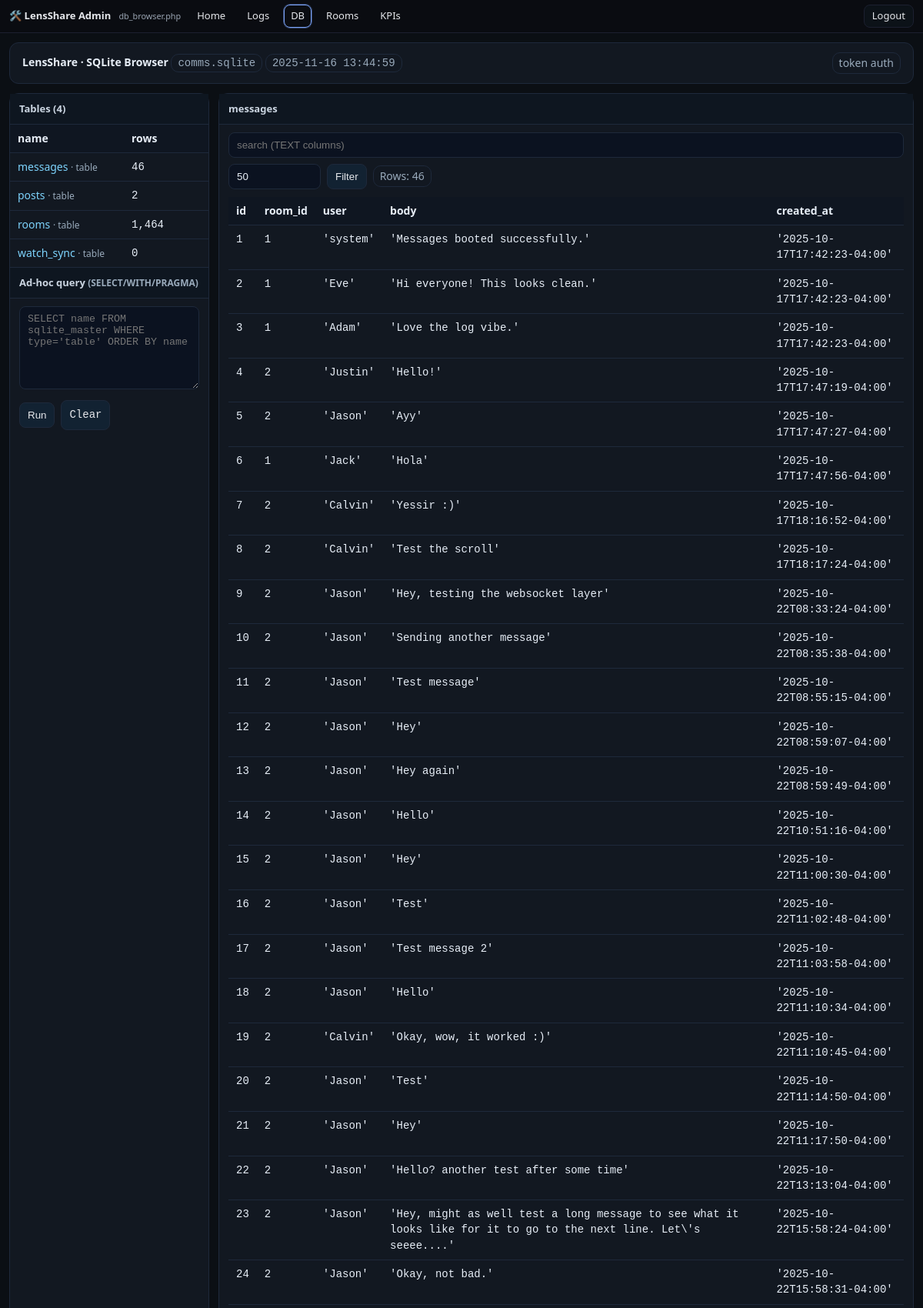
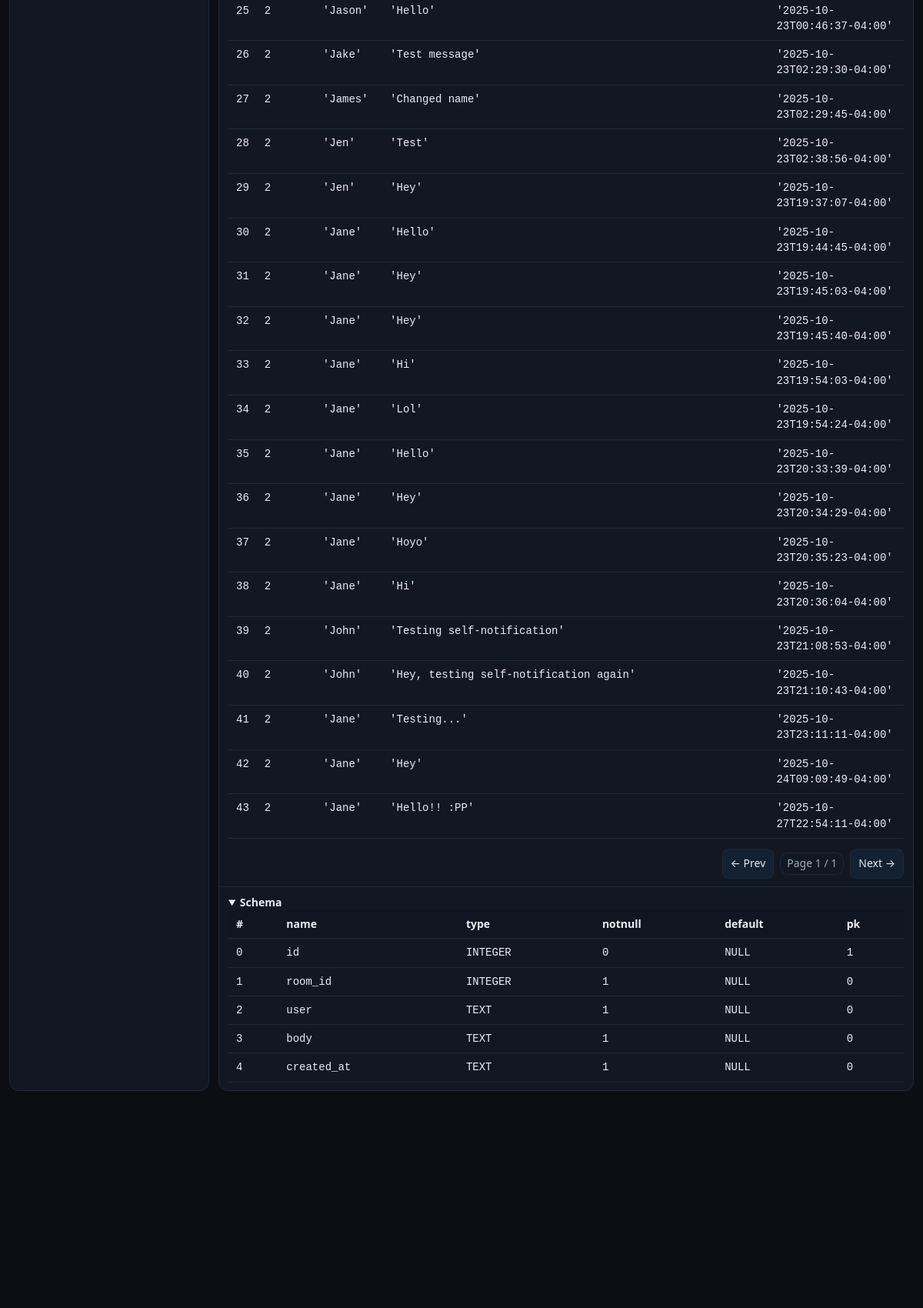
Screenshot of /comms/admin/db_browser.php?token=ajay-7c9f4f2f3a&table=messages&page=1 (signed in, upper part) with the database file from the repository (2 pictures, top to bottom).
### tables this page shows
CREATE TABLE messages (
       id INTEGER PRIMARY KEY AUTOINCREMENT,
       room_id INTEGER NOT NULL,
       user TEXT NOT NULL,
       body TEXT NOT NULL,
       created_at TEXT NOT NULL,
       FOREIGN KEY(room_id) REFERENCES rooms(id) ON DELETE CASCADE
     );

### comms/config.php (called while the page is built, shortened)
<?php
$brand = [
  'name'        => 'LensShare',
  'slug'        => 'lensshare',
  'brand_emoji' => '🙂💬',
  'chat_emoji'  => '🌈',
  'tagline'     => 'Publishing + Messages',
  'favicon'     => '/favicon.svg',
];

### comms/admin/db_browser.php (the view, shortened to what this page needs)
<?php
require_once __DIR__ . '/../config.php';
function h($s){ return htmlspecialchars((string)$s, ENT_QUOTES | ENT_SUBSTITUTE, 'UTF-8'); }
$TOKEN = $_GET['token'] ?? '';
$pdo = new PDO('sqlite:' . DB_PATH, null, null, [
  PDO::ATTR_ERRMODE => PDO::ERRMODE_EXCEPTION,
  PDO::ATTR_DEFAULT_FETCH_MODE => PDO::FETCH_ASSOC,
  PDO::ATTR_EMULATE_PREPARES => false,
]);
$pdo->query('PRAGMA foreign_keys=ON');
$pdo->query('PRAGMA busy_timeout=2000');
$PAGE_SIZE_DEFAULT = 50; $PAGE_SIZE_MAX = 500;
$table    = isset($_GET['table']) ? preg_replace('/[^\w.]/','', $_GET['table']) : '';
$page     = max(1, (int)($_GET['page'] ?? 1));
$pagesize = min($PAGE_SIZE_MAX, max(1, (int)($_GET['pagesize'] ?? $PAGE_SIZE_DEFAULT)));
$offset   = ($page-1)*$pagesize;
$sqlFree  = trim((string)($_GET['sql'] ?? ''));
function preserve($extra = []){
  $keep = ['token','table','q','pagesize','page'];
  $out = [];
  foreach ($keep as $k) if (isset($_GET[$k])) $out[$k] = $_GET[$k];
  foreach ($extra as $k=>$v) $out[$k] = $v;
  return '?' . http_build_query($out);
}
$tables = $pdo->query("SELECT name, type FROM sqlite_master WHERE type IN ('table','view') AND name NOT LIKE 'sqlite_%' ORDER BY name")->fetchAll();
$counts = [];
foreach ($tables as $t) {
  try { $counts[$t['name']] = (int)$pdo->query("SELECT COUNT(*) FROM \"{$t['name']}\"")->fetchColumn(); }
  catch(Throwable $e){ $counts[$t['name']] = null; }
}
$schema = []; $indexes = [];
$rows = []; $cols = []; $rowCount = null;
if ($table !== '') {
  try {
    $schema  = $pdo->query("PRAGMA table_info(\"$table\")")->fetchAll();
    $rowCount = (int)$pdo->query("SELECT COUNT(*) FROM \"$table\"")->fetchColumn();
    $where=''; $params=[];
    $sql = "SELECT * FROM \"$table\" $where LIMIT :lim OFFSET :off";
    $stmt = $pdo->prepare($sql);
    $stmt->bindValue(':lim',$pagesize,PDO::PARAM_INT);
    $stmt->bindValue(':off',$offset,PDO::PARAM_INT);
    $stmt->execute();
    $rows = $stmt->fetchAll();
    if ($rows) $cols = array_keys($rows[0]);
  } catch(Throwable $e){
    $rows=[]; $schema=[]; $indexes=[]; $rowCount=null;
  }
}
$now = date('Y-m-d H:i:s');
?>
<!doctype html>
<html>
<head>
</head>
<body>
<div class="page">
<?php
require_once __DIR__ . '/_topnav_admin.php';
render_admin_topnav([
  'token'    => $_GET['token'] ?? ($TOKEN ?? '')
]);
?>
<div class="wrap">
  <div class="card header">
    <div>
      <strong><?= $brand['name'] ?> · SQLite Browser</strong>
      <span class="badge mono"><?=h(basename(DB_PATH))?></span>
      <span class="badge mono"><?=h($now)?></span>
    </div>
    <div class="badge">token auth</div>
  </div>
  <div class="grid">
    <div class="panel">
      <h3>Tables (<?=count($tables)?>)</h3>
      <div class="section list" style="padding:0">
        <table>
          <thead><tr><th>name</th><th style="width:110px">rows</th></tr></thead>
          <tbody>
          <?php foreach($tables as $t): ?>
            <tr>
              <td>
                <a href="<?=h(preserve(['table'=>$t['name'],'page'=>1]))?>"><?=h($t['name'])?></a>
                <span class="note"> · <?=h($t['type'])?></span>
              </td>
              <td class="mono"><?= isset($counts[$t['name']]) ? number_format((int)$counts[$t['name']]) : '—' ?></td>
            </tr>
          <?php endforeach; ?>
          </tbody>
        </table>
      </div>
      <h3>Ad-hoc query <span class="note">(SELECT/WITH/PRAGMA)</span></h3>
      <div class="section">
        <form method="get" class="mono">
          <textarea class="input" name="sql" rows="6" placeholder="SELECT name FROM sqlite_master WHERE type='table' ORDER BY name"><?=h($sqlFree)?></textarea>
          <div style="display:flex;gap:8px;align-items:center;margin-top:8px">
            <button class="btn" type="submit">Run</button>
            <a class="btn" href="<?=h(preserve(['sql'=>null]))?>">Clear</a>
          </div>
        </form>
      </div>
    </div>
    <div class="panel right-panel">
      <?php if ($table===''): ?>
        <h3>Viewer</h3>
        <div class="section note">Select a table on the left to browse rows and schema.</div>
      <?php else: ?>
        <h3><?=h($table)?></h3>
        <div class="section" style="padding-bottom:0">
          <form method="get" style="display:flex;gap:8px;flex-wrap:wrap;align-items:center">
            <input class="input" type="text" name="q" value="<?=h($q)?>" placeholder="search (TEXT columns)">
            <input class="input" style="max-width:120px" type="number" min="1" name="pagesize" value="<?=h($pagesize)?>" title="rows per page">
            <button class="btn" type="submit">Filter</button>
            <?php if ($rowCount!==null): ?><span class="badge">Rows: <?=number_format($rowCount)?></span><?php endif; ?>
          </form>
        </div>
        <div class="section" style="overflow:auto; max-height:55vh">
          <table>
            <thead><tr><?php foreach($cols as $c) echo '<th>'.h($c).'</th>'; ?></tr></thead>
            <tbody>
            <?php foreach($rows as $r): ?>
              <tr><?php foreach($cols as $c): ?><td class="mono"><?=h(var_export($r[$c], true))?></td><?php endforeach; ?></tr>
            <?php endforeach; ?>
            </tbody>
          </table>
        </div>
        <?php
          $maxPage = $rowCount ? max(1, (int)ceil($rowCount / $pagesize)) : $page;
          $qs = function($p){ return preserve(['page'=>$p]); };
        ?>
        <div class="section" style="display:flex;gap:8px;justify-content:flex-end;align-items:center">
          <a class="btn" href="<?=h($qs(max(1,$page-1)))?>">&larr; Prev</a>
          <span class="badge">Page <?=h($page)?> / <?=h($maxPage)?></span>
          <a class="btn" href="<?=h($qs(min($maxPage,$page+1)))?>">Next &rarr;</a>
        </div>
        <div class="section" style="border-top:1px solid var(--border)">
          <details open>
            <summary><strong>Schema</strong></summary>
            <div style="overflow:auto">
              <table>
                <thead><tr><th>#</th><th>name</th><th>type</th><th>notnull</th><th>default</th><th>pk</th></tr></thead>
                <tbody>
                <?php foreach($schema as $c): ?>
                  <tr>
                    <td class="mono"><?=h($c['cid'])?></td>
                    <td class="mono"><?=h($c['name'])?></td>
                    <td class="mono"><?=h($c['type'])?></td>
                    <td class="mono"><?= (int)$c['notnull'] ? '1' : '0' ?></td>
                    <td class="mono"><?=h(var_export($c['dflt_value'], true))?></td>
                    <td class="mono"><?= (int)$c['pk'] ? '1' : '0' ?></td>
                  </tr>
                <?php endforeach; ?>
                </tbody>
              </table>
            </div>
          </details>
        </div>
      <?php endif; ?>
    </div>
  </div>
</div>
</div>
</body>
</html>

### comms/admin/_topnav_admin.php (shortened to what this page needs)
<?php
require_once __DIR__ . '/../config.php';
if (!defined('ADM_TOPNAV_LOADED')) {
  function _admtn_join_url($href, array $extraParams) {
    $parts = parse_url($href);
    $q = [];
    $q = array_merge($q, $extraParams);
    $query = http_build_query($q);
    $scheme = $parts['scheme'] ?? '';
    $host   = $parts['host']   ?? '';
    $port   = isset($parts['port']) ? ':' . $parts['port'] : '';
    $path   = $parts['path']   ?? '';
    $frag   = isset($parts['fragment']) ? '#' . $parts['fragment'] : '';
    $prefix = $scheme ? ($scheme . '://' . $host . $port) : '';
    return $prefix . $path . ($query ? ('?' . $query) : '') . $frag;
  }
  function render_admin_topnav(array $opts = []) {
    global $brand;
    $navBrand  = $opts['brand']  ?? $brand['name'] . ' Admin';
    $token     = (string)($opts['token'] ?? '');
    $links     = $opts['links']  ?? [
      ['label'=>'Home',     'href'=>'index.php'],
      ['label'=>'Logs',     'href'=>'log_browser.php'],
      ['label'=>'DB',      'href'=>'db_browser.php'],
      ['label'=>'Rooms',      'href'=>'room_links.php'],
      ['label'=>'KPIs',      'href'=>'kpi_dashboard.php'],
    ];
    $preserve  = $opts['preserve'] ?? ['room','db'];
    $sticky    = array_key_exists('sticky',$opts) ? (bool)$opts['sticky'] : true;
    $rightHTML = $opts['right_html'] ?? '';
    $isLoggedIn = !empty($_SESSION['is_admin']);
    if ($isLoggedIn) {
      $logoutHref = '/admin/index.php?logout=1';
      $logoutBtn  = '<a class="admtn__btn" href="'.$logoutHref.'" title="Sign out">Logout</a>';
      $rightHTML  = ($rightHTML ? $rightHTML.' ' : '') . $logoutBtn;
    }
    $self = $_SERVER['SCRIPT_NAME'] ?? '';
    $outLinks = [];
    foreach ($links as $L) {
      $label = htmlspecialchars($L['label'] ?? '', ENT_QUOTES, 'UTF-8');
      $href  = (string)($L['href'] ?? '#');
      $preserved = array_intersect_key($_GET, array_flip($preserve));
      $hrefFinal = _admtn_join_url($href, array_merge(['token'=>$token], $preserved));
      $isActive  = ($self && str_ends_with($self, parse_url($href, PHP_URL_PATH) ?? ''));
      $cls = 'href="'.$hrefFinal.'"'.($isActive ? ' class="is-active"' : '');
      $outLinks[] = "<a {$cls}>{$label}</a>";
    }
    $stickyCls = $sticky ? ' sticky' : '';
    echo '<div class="admtn-wrap"><nav class="admtn'.$stickyCls.'" role="navigation" aria-label="Admin thin navigation">';
    echo '  <div class="admtn__brand">🛠️ '.htmlspecialchars($navBrand,ENT_QUOTES,'UTF-8').' <small>'.htmlspecialchars(basename($self),ENT_QUOTES,'UTF-8').'</small></div>';
    echo '  <div class="admtn__links">'.implode('', $outLinks).'</div>';
    echo '  <div class="admtn__right">'.$rightHTML.'</div>';
    echo '</nav></div>';
  }
}

### comms/admin/db_browser.php (style rules this page uses)
:root { --bg:#0b0f14; --ink:#e7eef7; --mut:#9ab; --panel:#121821; --border:#1e293b; --chip:#1c2430; --acc:#7dd3fc; }
* { box-sizing:border-box }
body { margin:0;background:var(--bg);color:var(--ink);font:14px/1.45 system-ui,-apple-system,Segoe UI,Roboto }
html, body { height: 100%; }
.page { min-height: 100vh; display: flex; flex-direction: column; }
a { color:var(--acc);text-decoration:none }
.wrap { max-width:1200px;margin:0 auto;padding:12px }
.card { background:var(--panel);border:1px solid var(--border);border-radius:12px;overflow:hidden;margin-bottom:12px }
.header { display:flex;flex-wrap:wrap;gap:8px;align-items:center;justify-content:space-between;padding:12px 16px;border-bottom:1px solid var(--border) }
.badge { border:1px solid var(--border);padding:3px 8px;border-radius:10px;color:var(--mut) }
.grid { display:grid;grid-template-columns:260px 1fr;gap:12px }
.panel { background:var(--panel);border:1px solid var(--border);border-radius:12px }
.panel h3 { margin:0;padding:10px 12px;border-bottom:1px solid var(--border);background:#0e1620;font-size:13px;color:#cbd5e1 }
.section { padding:10px 12px }
table { width:100%;border-collapse:collapse }
th,td { border-bottom:1px solid var(--border);padding:8px 10px;text-align:left;vertical-align:top }
th { background:#0f1621;position:sticky;top:0 }
.input, textarea.input { padding:8px 10px;border:1px solid var(--border);border-radius:8px;background:#0b1220;color:var(--ink);width:100% }
.btn { padding:8px 10px;border:1px solid var(--border);border-radius:8px;background:#122232;color:#e5e7eb;cursor:pointer }
.note { color:var(--mut);font-size:12px }
.mono { font-family:ui-monospace,SFMono-Regular,Consolas,monospace }
.list { max-height:70vh;overflow:auto }
html, body { overflow-x: hidden; }
.panel { min-width: 0; }

### comms/admin/_topnav_admin.php (style rules this page uses)
.admtn-wrap { position:relative;z-index:1000 }
.admtn { --bg:#0a0c11;--fg:#e5e7eb;--muted:#9aa4b2;--acc:#7aa2f7;--bd:#1c2030; display:flex;align-items:center;justify-content:space-between;gap:12px; width:100%;min-height:38px;padding:6px 12px;background:var(--bg); color:var(--fg);border-bottom:1px solid var(--bd);font:13px/1.2 system-ui,-apple-system,Segoe UI,Roboto; }
.admtn.sticky { position:sticky;top:0 }
.admtn__brand { display:flex;align-items:center;gap:10px;font-weight:700;white-space:nowrap }
.admtn__brand small { color:var(--muted);font-weight:500 }
.admtn__links { display:flex;gap:10px;flex-wrap:wrap;align-items:center }
.admtn__links a { display:inline-flex;align-items:center;gap:6px;padding:6px 8px;border-radius:8px;color:var(--fg);text-decoration:none;border:1px solid transparent }
.admtn__links a.is-active { border-color:var(--acc);box-shadow:0 0 0 1px color-mix(in srgb, var(--acc) 40%, transparent) }
.admtn__right { display:flex;gap:10px;align-items:center;color:var(--muted) }
.admtn__btn { display:inline-flex;align-items:center;gap:6px; padding:6px 10px;border-radius:8px;border:1px solid var(--bd); color:var(--fg);background:#0c1218;text-decoration:none; }

### rows the page displays
messages: id "1", room "1", user "'system'", body "'Messages booted successfully.'", created_at "'2025-10-17T17:42:23-04:00'"
messages: id "2", room "1", user "'Eve'", body "'Hi everyone! This looks clean.'", created_at "'2025-10-17T17:42:23-04:00'"
messages: id "3", room "1", user "'Adam'", body "'Love the log vibe.'", created_at "'2025-10-17T17:42:23-04:00'"
messages: id "4", room "2", user "'Justin'", body "'Hello!'", created_at "'2025-10-17T17:47:19-04:00'"
messages: id "5", room "2", user "'Jason'", body "'Ayy'", created_at "'2025-10-17T17:47:27-04:00'"
messages: id "6", room "1", user "'Jack'", body "'Hola'", created_at "'2025-10-17T17:47:56-04:00'"
messages: id "7", room "2", user "'Calvin'", body "'Yessir :)'", created_at "'2025-10-17T18:16:52-04:00'"
messages: id "8", room "2", user "'Calvin'", body "'Test the scroll'", created_at "'2025-10-17T18:17:24-04:00'"
messages: id "9", room "2", user "'Jason'", body "'Hey, testing the websocket layer'", created_at "'2025-10-22T08:33:24-04:00'"
messages: id "10", room "2", user "'Jason'", body "'Sending another message'", created_at "'2025-10-22T08:35:38-04:00'"
messages: id "11", room "2", user "'Jason'", body "'Test message'", created_at "'2025-10-22T08:55:15-04:00'"
messages: id "12", room "2", user "'Jason'", body "'Hey'", created_at "'2025-10-22T08:59:07-04:00'"
messages: id "13", room "2", user "'Jason'", body "'Hey again'", created_at "'2025-10-22T08:59:49-04:00'"
messages: id "14", room "2", user "'Jason'", body "'Hello'", created_at "'2025-10-22T10:51:16-04:00'"
messages: id "15", room "2", user "'Jason'", body "'Hey'", created_at "'2025-10-22T11:00:30-04:00'"
messages: id "16", room "2", user "'Jason'", body "'Test'", created_at "'2025-10-22T11:02:48-04:00'"
messages: id "17", room "2", user "'Jason'", body "'Test message 2'", created_at "'2025-10-22T11:03:58-04:00'"
messages: id "18", room "2", user "'Jason'", body "'Hello'", created_at "'2025-10-22T11:10:34-04:00'"
messages: id "19", room "2", user "'Calvin'", body "'Okay, wow, it worked :)'", created_at "'2025-10-22T11:10:45-04:00'"
messages: id "20", room "2", user "'Jason'", body "'Test'", created_at "'2025-10-22T11:14:50-04:00'"
messages: id "21", room "2", user "'Jason'", body "'Hey'", created_at "'2025-10-22T11:17:50-04:00'"
messages: id "22", room "2", user "'Jason'", body "'Hello? another test after some time'", created_at "'2025-10-22T13:13:04-04:00'"
messages: id "23", room "2", user "'Jason'", body "'Hey, might as well test a long message to see what it looks like for it to go to the next line. Let\\'s seeee....'", created_at "'2025-10-22T15:58:24-04:00'"
messages: id "24", room "2", user "'Jason'", body "'Okay, not bad.'", created_at "'2025-10-22T15:58:31-04:00'"
messages: id "25", room "2", user "'Jason'", body "'Hello'", created_at "'2025-10-23T00:46:37-04:00'"
messages: id "26", room "2", user "'Jake'", body "'Test message'", created_at "'2025-10-23T02:29:30-04:00'"
messages: id "27", room "2", user "'James'", body "'Changed name'", created_at "'2025-10-23T02:29:45-04:00'"
messages: id "28", room "2", user "'Jen'", body "'Test'", created_at "'2025-10-23T02:38:56-04:00'"
messages: id "29", room "2", user "'Jen'", body "'Hey'", created_at "'2025-10-23T19:37:07-04:00'"
messages: id "30", room "2", user "'Jane'", body "'Hello'", created_at "'2025-10-23T19:44:45-04:00'"
messages: id "31", room "2", user "'Jane'", body "'Hey'", created_at "'2025-10-23T19:45:03-04:00'"
messages: id "32", room "2", user "'Jane'", body "'Hey'", created_at "'2025-10-23T19:45:40-04:00'"
messages: id "33", room "2", user "'Jane'", body "'Hi'", created_at "'2025-10-23T19:54:03-04:00'"
messages: id "34", room "2", user "'Jane'", body "'Lol'", created_at "'2025-10-23T19:54:24-04:00'"
messages: id "35", room "2", user "'Jane'", body "'Hello'", created_at "'2025-10-23T20:33:39-04:00'"
messages: id "36", room "2", user "'Jane'", body "'Hey'", created_at "'2025-10-23T20:34:29-04:00'"
messages: id "37", room "2", user "'Jane'", body "'Hoyo'", created_at "'2025-10-23T20:35:23-04:00'"
messages: id "38", room "2", user "'Jane'", body "'Hi'", created_at "'2025-10-23T20:36:04-04:00'"
messages: id "39", room "2", user "'John'", body "'Testing self-notification'", created_at "'2025-10-23T21:08:53-04:00'"
messages: id "40", room "2", user "'John'", body "'Hey, testing self-notification again'", created_at "'2025-10-23T21:10:43-04:00'"
messages: id "41", room "2", user "'Jane'", body "'Testing...'", created_at "'2025-10-23T23:11:11-04:00'"
messages: id "42", room "2", user "'Jane'", body "'Hey'", created_at "'2025-10-24T09:09:49-04:00'"
messages: id "43", room "2", user "'Jane'", body "'Hello!! :PP'", created_at "'2025-10-27T22:54:11-04:00'"

### other values shown
$navBrand "LensShare Admin"
basename($self) "db_browser.php"
$label "Home Logs DB Rooms KPIs"
$brand['name'] "LensShare"
basename(DB_PATH) "comms.sqlite"
count($tables) "4"
$t['name'] "messages"
$t['type'] "table"
$counts[$t['name']] "46"
$t['name'] "posts"
$counts[$t['name']] "2"
$t['name'] "rooms"
$counts[$t['name']] "1,464"
$t['name'] "watch_sync"
$counts[$t['name']] "0"
